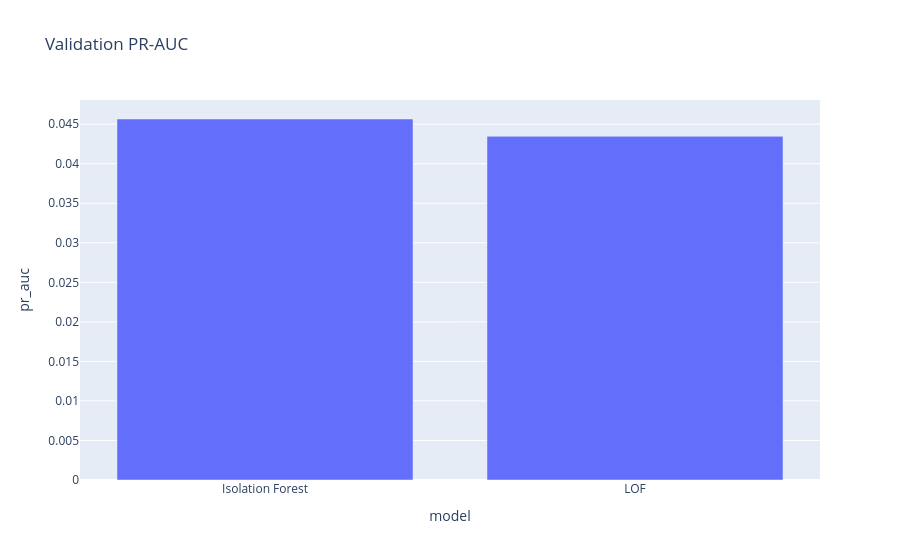

Write notebook code for a chart like this one.
### Markdown cell above
## 2. Validation ranking benchmark

### Code cell
rows=[]
for name,c in [("Isolation Forest","iforest_score"),("LOF","lof_score")]:
    m=ranking_metrics(Xv['class'],Xv[c]); m["model"]=name; rows.append(m)
display(pd.DataFrame(rows)); px.bar(pd.DataFrame(rows),x="model",y="pr_auc",title="Validation PR-AUC").show()
import joblib; joblib.dump(pre,ART/"classical_preprocessor.joblib"); joblib.dump(models,ART/"classical_models.joblib")

### Figure 1 — Plotly figure (JSON) as saved in the notebook; plotly's stock layout.template omitted (floating-point values rounded to 4 significant figures)
{"data": [{"hovertemplate": "model=%{x}<br>pr_auc=%{y}<extra></extra>", "legendgroup": "", "marker": {"color": "#636efa", "pattern": {"shape": ""}}, "name": "", "orientation": "v", "showlegend": false, "textposition": "auto", "type": "bar", "x": ["Isolation Forest", "LOF"], "xaxis": "x", "y": [0.04566, 0.04347], "yaxis": "y"}], "layout": {"barmode": "relative", "legend": {"tracegroupgap": 0}, "title": {"text": "Validation PR-AUC"}, "xaxis": {"anchor": "y", "domain": [0, 1], "title": {"text": "model"}}, "yaxis": {"anchor": "x", "domain": [0, 1], "title": {"text": "pr_auc"}}}}
